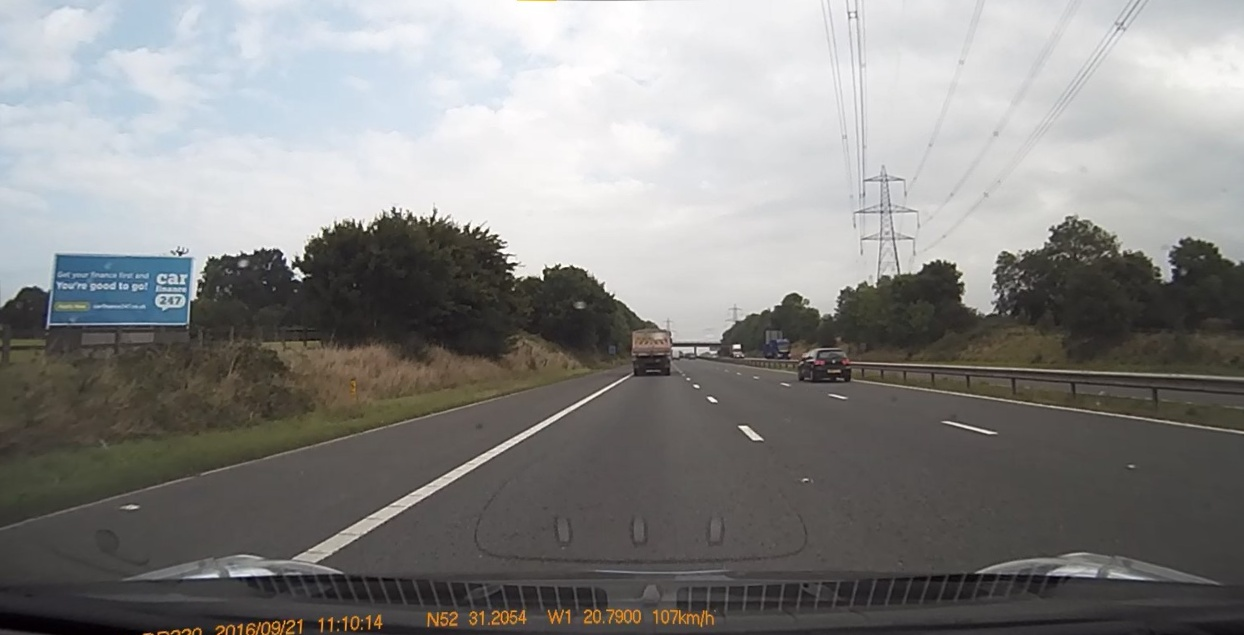
#> input picture road/Undistort.jpg, 1244 x 635 px
$ python OpenCV_Warp_perspective.py
#> lines starting #> are read from the running program, lines starting #| are printed output that depends on the picture
#############################   Warping Images  #############################
import cv2
import numpy
import matplotlib.pyplot as plt
#
img = cv2.imread("road/Undistort.jpg")
#> img is the input picture: shape (635, 1244, 3); mean B, G, R 133, 134.4, 134.9
# img = cv2.imread("road/UndistortRemap.jpg")
pt1 = numpy.float32([ (600,385),(710,385),(290,530),(960,530)])
height, width = 360,350
pt2 = numpy.float32([[0,0], [width,0], [0, height], [width,height]])
mtx = cv2.getPerspectiveTransform(pt1,pt2)
wraped=cv2.warpPerspective(img, mtx, (width, height))
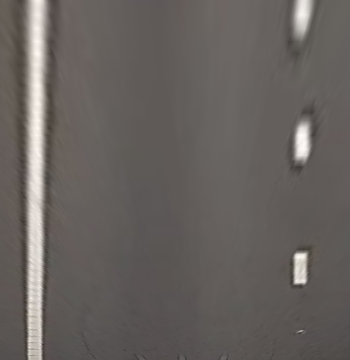
#> wraped: shape (360, 350, 3); mean B, G, R 94.8, 98.1, 103.1

cv2.imwrite("road/warp.jpg",wraped)
cv2.imshow("Warp",wraped )
cv2.imshow("Original",img )
cv2.waitKey(0)

# plt.imshow(img)
# plt.show()

cv2.destroyAllWindows

$ run again, with road/road.jpg copied over road/Undistort.jpg
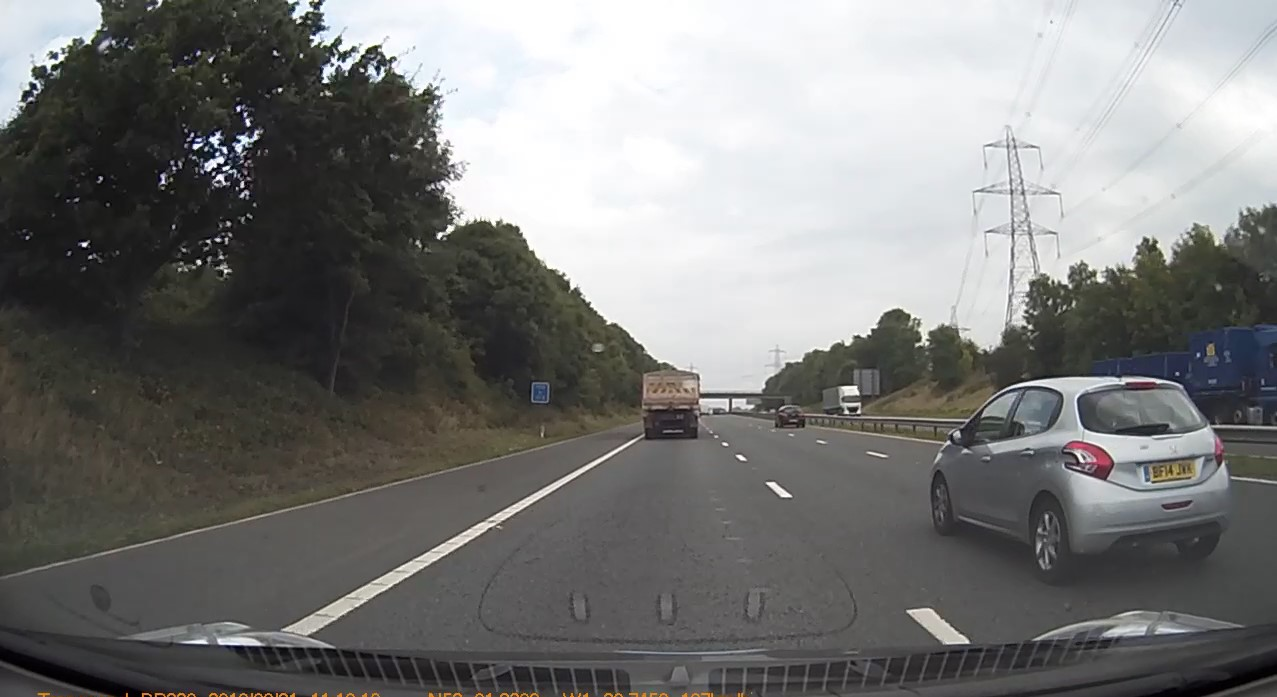
#> input picture road/road.jpg, 1277 x 697 px
#> img is the input picture: shape (697, 1277, 3); mean B, G, R 120, 121.2, 121
#> `wraped=cv2.warpPerspective(img, mtx, (width, height))`:
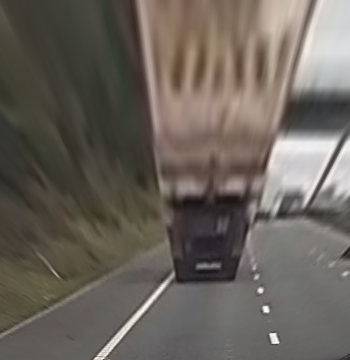
#> wraped: shape (360, 350, 3); mean B, G, R 91.6, 99, 105.6

$ run again, with road/roadvillage.jpg copied over road/Undistort.jpg
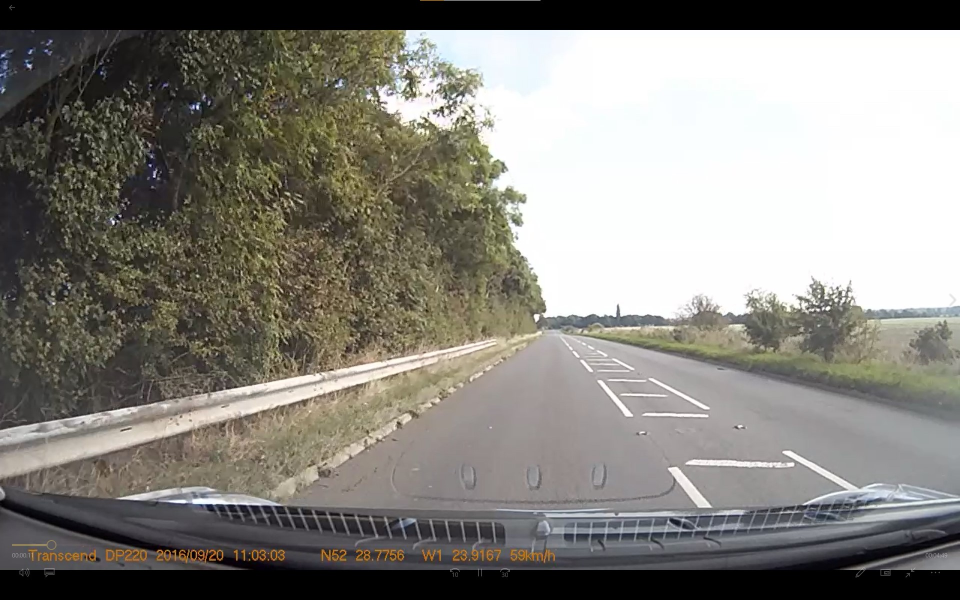
#> input picture road/roadvillage.jpg, 1920 x 1200 px (shown at 1/2 size)
#> img is the input picture: shape (1200, 1920, 3); mean B, G, R 124.7, 131.1, 133.5
#> `wraped=cv2.warpPerspective(img, mtx, (width, height))`:
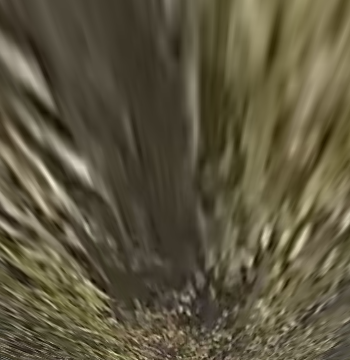
#> wraped: shape (360, 350, 3); mean B, G, R 63.1, 86.1, 93.1
